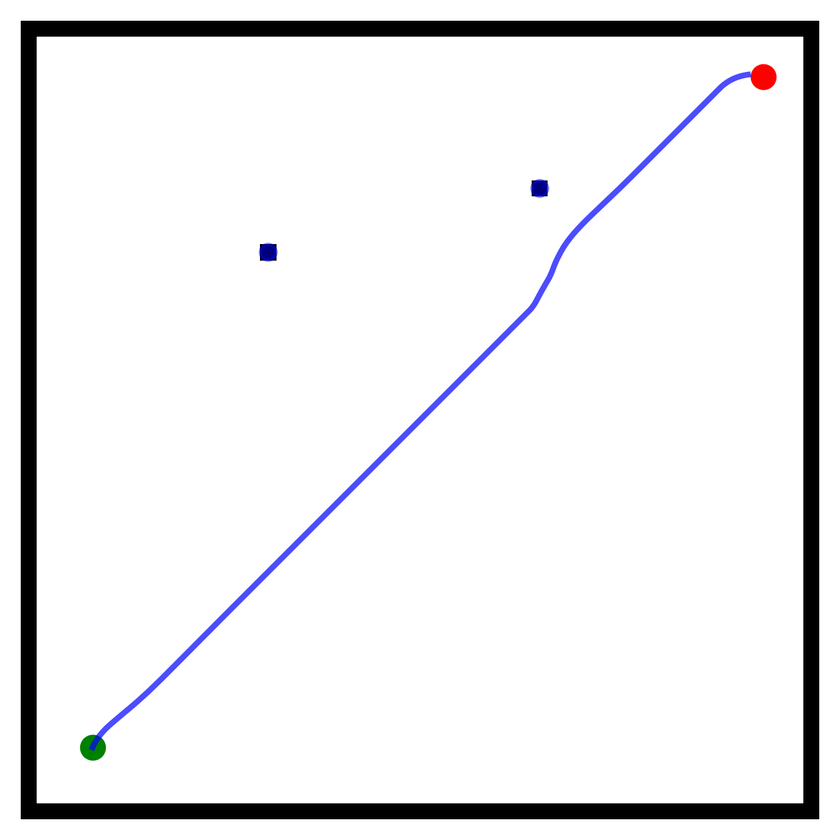
#> input picture nice example/astardwa_maze_1.png, 840 x 840 px, shrunk from 1215 x 1215 before the run, found by its file name
$ python image.py
#> lines starting #> are read from the running program, lines starting #| are printed output that depends on the picture
from PIL import Image


image1_path = "nice example/astardwa_maze_1.png"
image2_path = "nice example/customastar_maze_1.png"
image3_path = "nice example/dwa_maze_1.png"

import matplotlib.pyplot as plt

# Load the images as arrays for overlaying paths
import matplotlib.image as mpimg

# Load images for plotting
img1 = mpimg.imread(image1_path)
#> img1 is the input picture: shape (840, 840, 4) float32; mean R, G, B, A 0.923, 0.922, 0.928, 1
img2 = mpimg.imread(image2_path)
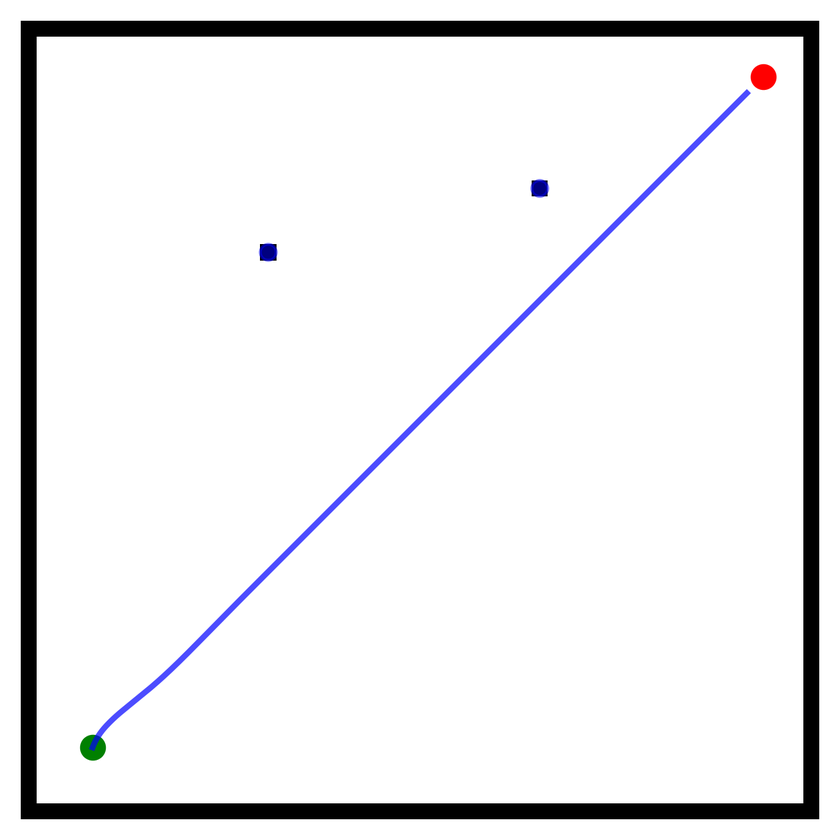
#> input picture nice example/customastar_maze_1.png, 840 x 840 px, shrunk from 1215 x 1215 before the run, found by its file name
#> img2 is the input picture: shape (840, 840, 4) float32; mean R, G, B, A 0.923, 0.922, 0.928, 1
img3 = mpimg.imread(image3_path)
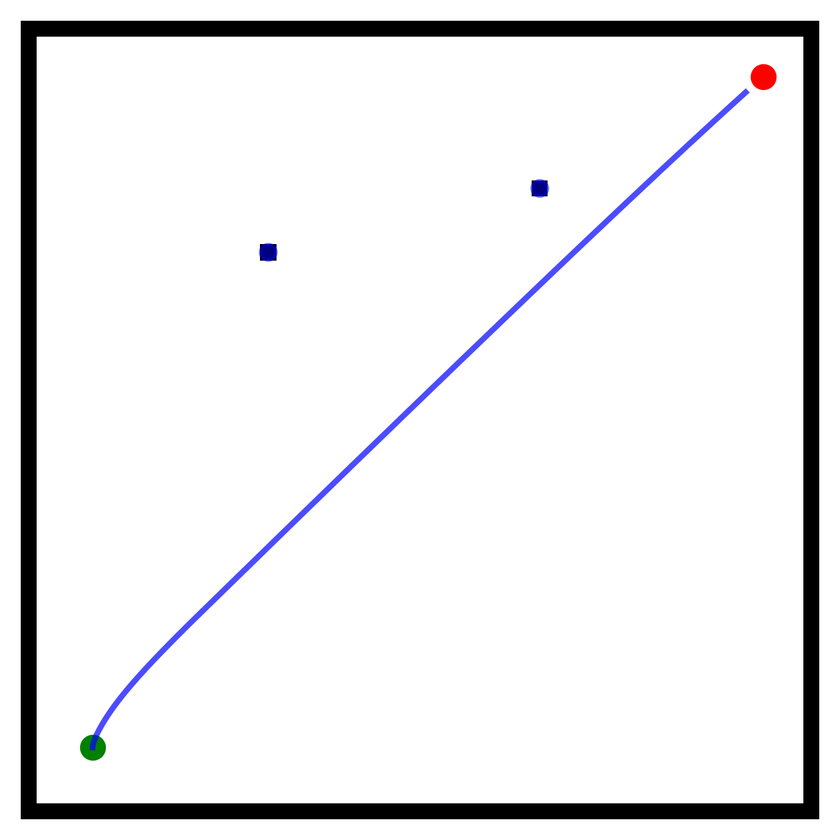
#> input picture nice example/dwa_maze_1.png, 840 x 840 px, shrunk from 1215 x 1215 before the run, found by its file name
#> img3 is the input picture: shape (840, 840, 4) float32; mean R, G, B, A 0.923, 0.922, 0.928, 1

# Plot all paths on a single figure with different colors
plt.figure(figsize=(8, 8))

# Display the maze background using one of the images as they are all of the same background
plt.imshow(img1)

# Plot the paths in different colors by overlaying each image
plt.plot([], [], color="blue", label="astardwa_maze_1")  # Blue path for astardwa_maze_1
plt.plot([], [], color="green", label="customastar_maze_1")  # Green path for customastar_maze_1
plt.plot([], [], color="red", label="dwa_maze_1")  # Red path for dwa_maze_1

# Extract the color-coded paths from each image and overlay
plt.imshow(img1[:, :, :3], alpha=0.6)  # First path in blue tint
plt.imshow(img2[:, :, :3], alpha=0.4)  # Second path in green tint
plt.imshow(img3[:, :, :3], alpha=0.3)  # Third path in red tint

# Add legend and axis details
plt.legend(loc="upper right")
plt.axis("off")

# Show the combined plot
plt.show()
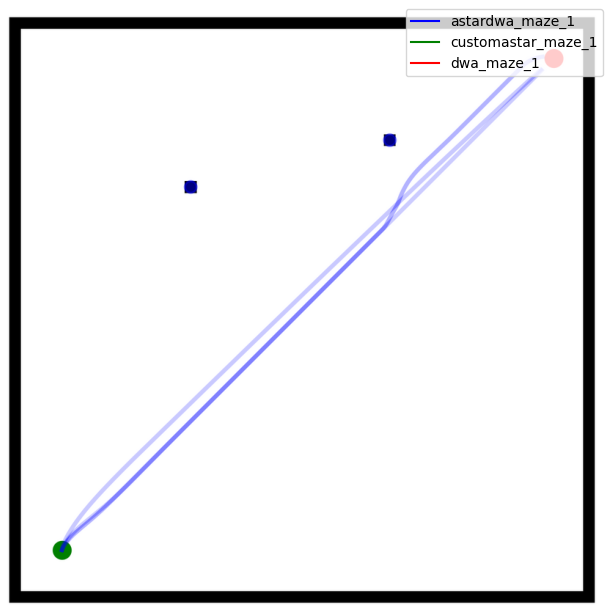
#> figure drawn by matplotlib, 1 panel
